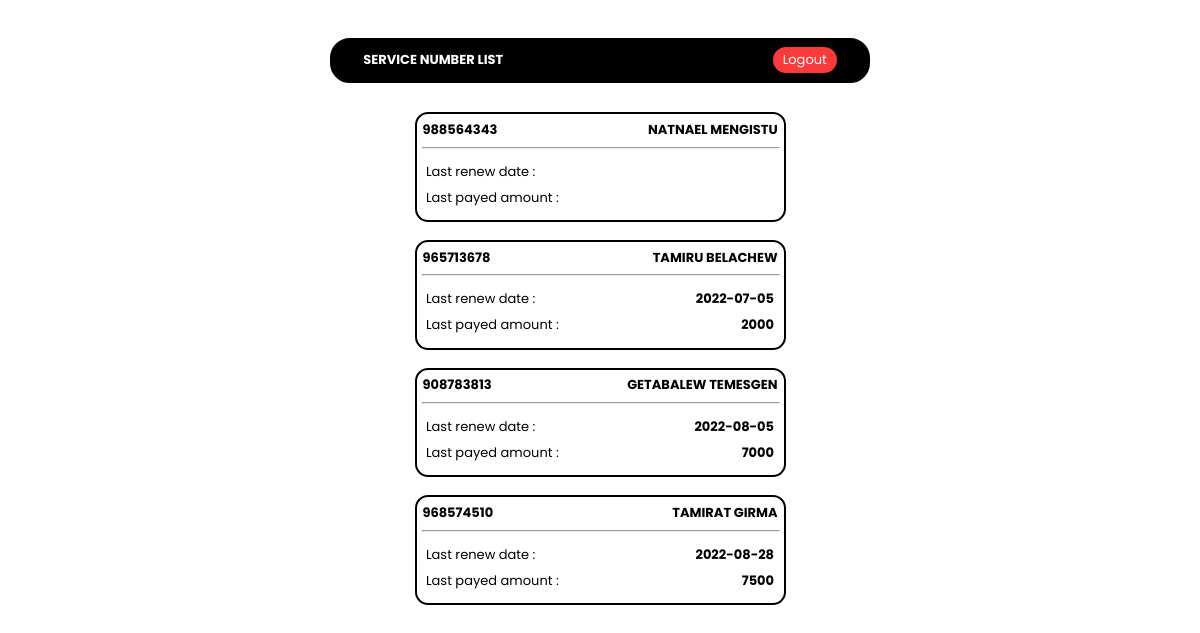
Page /list_profile.php (signed in) on the committed database.
### tables this page shows
CREATE TABLE `profile` (
  `service_number` int(11) NOT NULL,
  `service_type` varchar(60) NOT NULL,
  `password` varchar(80) NOT NULL,
  `owner_name` varchar(80) NOT NULL,
  `last_renew_date` date DEFAULT NULL,
  `last_payed_amount` int(11) DEFAULT NULL
);

### list_profile.php (the view, shortened to what this page needs)
<?php
    require ('header.php');
?>
<!DOCTYPE html>
<html lang="en">
<head>
    <link rel="stylesheet" href="list_profile.css">
</head>
<body>
    <div class="container">
    <div class="header">
        <b>SERVICE NUMBER LIST</b>
        <form action="logout.php" method="POST">
                <button type="submit" name="logout" id="logout">Logout</button>
        </form>
    </div>
    <?php
        $sql = "SELECT * FROM profile ORDER BY last_renew_date";
        $result = $conn->query($sql);
        if($result->num_rows > 0){
            while($row=$result->fetch_assoc()){
                echo("<div class='card'>
                <div class='card_header'>
                    <b><a href='profile.php?service_number=".$row['service_number']."'>".$row['service_number']."</a></b> <b>".$row['owner_name']."</b>
                </div>
                <hr>
                <div class='card_body'>
                    <div>
                        <p>Last renew date : </p> <b>".$row['last_renew_date']."</b>
                    </div>
                    <div>
                        <p>Last payed amount : </p> <b>".$row['last_payed_amount']."</b>
                    </div>
                </div>
            </div>");
            }
        }
    ?>
    </div>
</body>
</html>

### list_profile.css (style rules this page uses)
* { font-family: 'Poppins', sans-serif; font-size: small; }
body { display: flex; flex-direction: column; justify-content: center; align-items: center; }
.header { display: flex; justify-content: space-between; align-items: center; background-color: #000; width: 80%; height: 3em; border-style: solid; border-width: 3px; border-color: #000; padding: 0 30px; border-radius: 20px; margin: 5%; color: #FFF; }
.header button { background-color: rgb(251, 59, 59); color: #FFF; border-radius: 20px; border-style: none; padding: 3px 10px; cursor: pointer; }
.container { display: flex; flex-direction: column; align-items: center; width: 50%; }
.card { display: flex; flex-direction: column; width: 60%; border-style: solid; border-width: 2px; border-radius: 13px; padding: 1%; margin-bottom: 3%; }
.card hr { width: 100%; color: #000; }
.card_header { display: flex; justify-content: space-between; align-items: center; }
.card_header a { text-decoration: none; color: #000; }
.card_body { margin-top: 0%; padding: 1%; }
.card_body div { display: flex; height: 2em; align-items: center; justify-content: space-between; }

### rows in the picture
profile: service_number "988564343", owner_name "NATNAEL MENGISTU"
profile: service_number "965713678", owner_name "TAMIRU BELACHEW", last_renew_date "2022-07-05", last_payed_amount "2000"
profile: service_number "908783813", owner_name "GETABALEW TEMESGEN", last_renew_date "2022-08-05", last_payed_amount "7000"
profile: service_number "968574510", owner_name "TAMIRAT GIRMA", last_renew_date "2022-08-28", last_payed_amount "7500"
